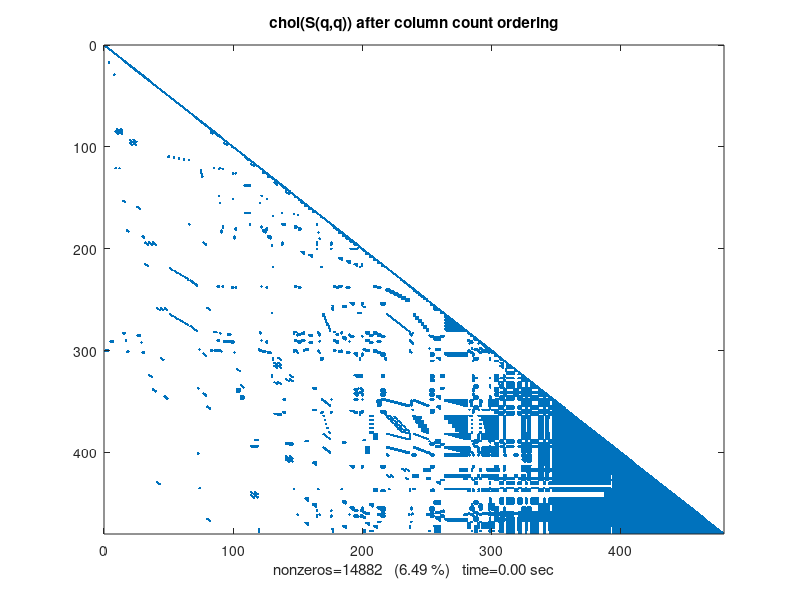

This figure's MATLAB source: (Note: this script raises an error after producing the figure.)
   load('west0479.mat'),
   n=479;
   A = west0479(1:n,1:n);,
   S = A * A' + speye(n,n);,
   pct = 100 / prod(size(A));,
   spy(S), title('A Sparse Symmetric Matrix')
     n = nnz(S);,
     lblstr = sprintf('nonzeros=%d   (%.3f %%)',n,n*pct);,
     set(get(gca,'XLabel'),'String',lblstr);,
     set(gca,'layer','top');
     pause
     
     
   tic, L = chol(S)'; t(1) = toc
   spy(L), title('Cholesky decomposition of S')
   nc(1) = nnz(L);
   lblstr = sprintf('nonzeros=%d   (%.2f %%)   time=%.2f sec', nc(1),nc(1)*pct,t(1));
   set(get(gca,'XLabel'),'String',lblstr);
   set(gca,'layer','top');
   pause
   
   p = symrcm(S);
   spy(S(p,p)), title('S(p,p) after Cuthill-McKee ordering')
   n = nnz(S);
   lblstr = sprintf('nonzeros=%d   (%.3f %%)',n,n*pct);
   set(get(gca,'XLabel'),'String',lblstr);
   set(gca,'layer','top');
   pause
   
   tic, L = chol(S(p,p))'; t(2) = toc;
   spy(L), title('chol(S(p,p)) after Cuthill-McKee ordering')'
   nc(2) = nnz(L);
   lblstr = sprintf('nonzeros=%d   (%.2f %%)   time=%.2f sec', nc(2),nc(2)*pct,t(2));
   set(get(gca,'XLabel'),'String',lblstr);
   set(gca,'layer','top');
   pause
   
   q = colperm(S);
   spy(S(q,q)), title('S(q,q) after column count ordering')'
   n = nnz(S);
   lblstr = sprintf('nonzeros=%d   (%.3f %%)',n,n*pct);
   set(get(gca,'XLabel'),'String',lblstr);
   set(gca,'layer','top');
   pause
   
   tic, L = chol(S(q,q))'; t(3) = toc;
   spy(L), title('chol(S(q,q)) after column count ordering')
   nc(3) = nnz(L);
   lblstr = sprintf('nonzeros=%d   (%.2f %%)   time=%.2f sec',nc(3),nc(3)*pct,t(3));
   set(get(gca,'XLabel'),'String',lblstr);
   set(gca,'layer','top');
   pause
  %========== Slide 9 ==========

   r = symmmd(S);
   spy(S(r,r)), title('S(r,r) after minimum degree ordering')
   n = nnz(S);
   lblstr = sprintf('nonzeros=%d   (%.3f %%)',n,n*pct);
   set(get(gca,'XLabel'),'String',lblstr);
   set(gca,'layer','top');
   pause
  %========== Slide 10 ==========

   tic, L = chol(S(r,r))'; t(4) = toc;
   spy(L), title('chol(S(r,r)) after minimum degree ordering')
   nc(4) = nnz(L);
   lblstr = sprintf('nonzeros=%d   (%.2f %%)   time=%.2f sec', nc(4),nc(4)*pct,t(4));
   set(get(gca,'XLabel'),'String',lblstr);
   set(gca,'layer','top');
     